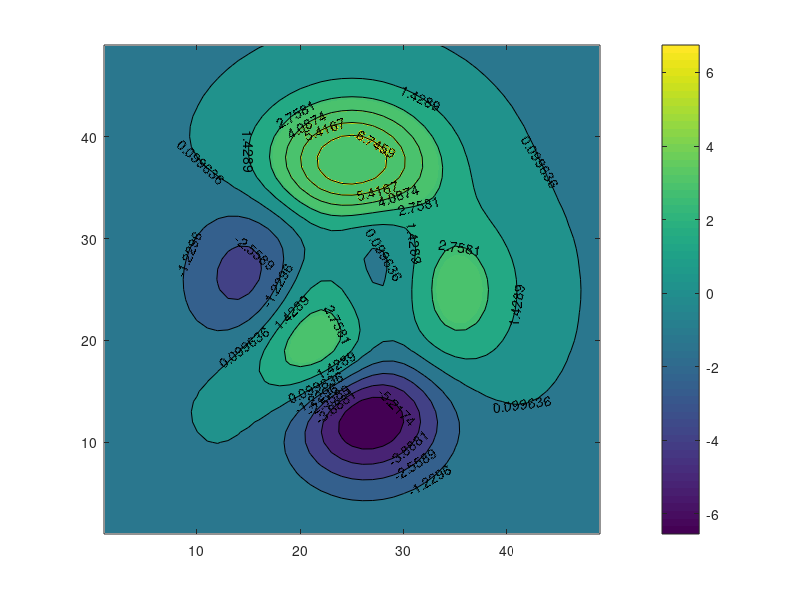

MATLAB code to generate this figure: (Note: this script raises an error after producing the figure.)
%% Hatch test

z = peaks;
[c,h] = contourf(z);
clabel(c,h)
colorbar

hold on
[c,h] = contourf(z,[3 3]);
hold off
set(h,'linestyle','none');
hh = hatchfill2(h,'cross','HatchDensity',40,'LineWidth',1,'Fill','off');
